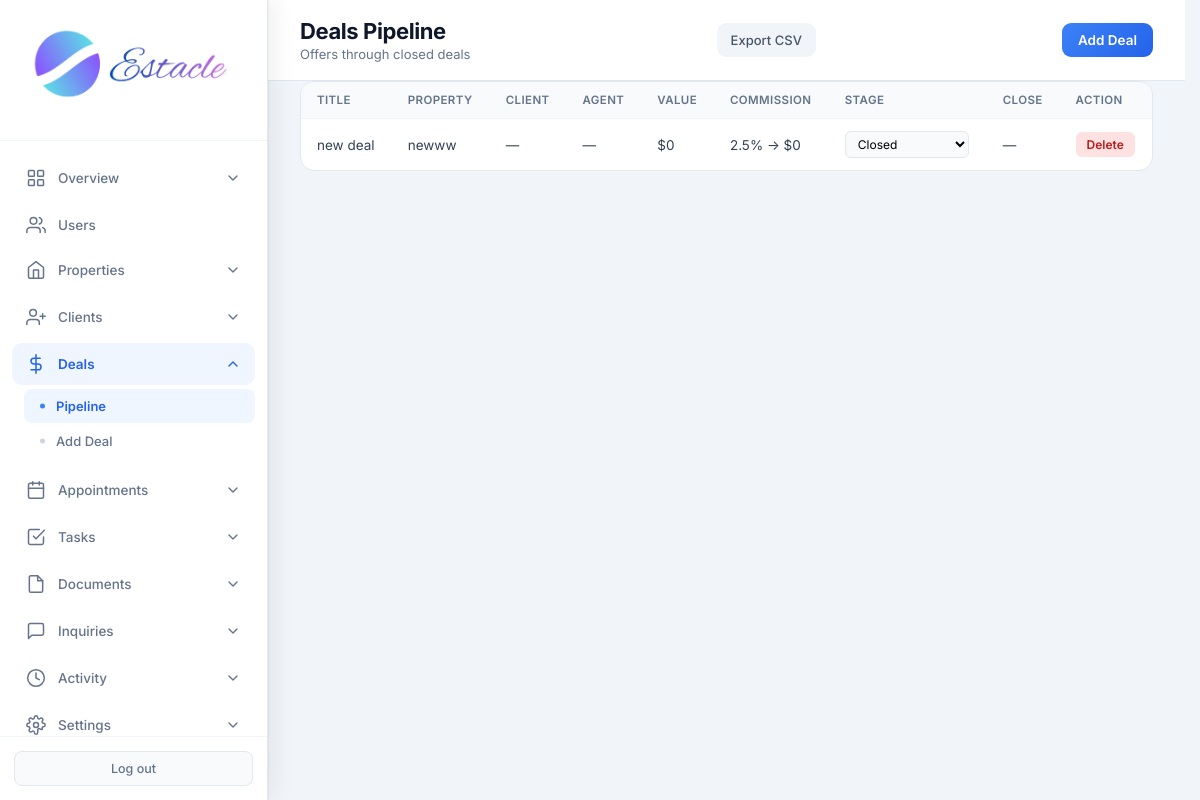
Page /admin/deals (signed in) on the committed database.
### tables this page shows
CREATE TABLE deals (
            id INTEGER PRIMARY KEY AUTOINCREMENT,
            title TEXT NOT NULL,
            property_id INTEGER,
            client_id INTEGER,
            agent_id INTEGER,
            stage TEXT DEFAULT 'offer',
            value REAL DEFAULT 0,
            commission_rate REAL DEFAULT 2.5,
            expected_close TEXT,
            notes TEXT,
            created_at TIMESTAMP DEFAULT CURRENT_TIMESTAMP,
            updated_at TIMESTAMP DEFAULT CURRENT_TIMESTAMP,
            FOREIGN KEY (property_id) REFERENCES properties (id),
            FOREIGN KEY (client_id) REFERENCES clients (id),
            FOREIGN KEY (agent_id) REFERENCES users (id)
        );

CREATE TABLE properties (
            id INTEGER PRIMARY KEY AUTOINCREMENT,
            title TEXT NOT NULL,
            description TEXT,
            price REAL NOT NULL,
            property_type TEXT NOT NULL,
            status TEXT DEFAULT 'available',
            address TEXT,
            city TEXT,
            state TEXT,
            zip_code TEXT,
            bedrooms INTEGER,
            bathrooms REAL,
            area_sqft REAL,
            agent_id INTEGER,
            created_at TIMESTAMP DEFAULT CURRENT_TIMESTAMP, category TEXT DEFAULT "sale", listing_type TEXT DEFAULT "sale", floor TEXT, carpet_area REAL, furnishing TEXT, parking TEXT, amenities TEXT, seller_name TEXT, seller_phone TEXT, monthly_rent REAL, security_deposit REAL, maintenance REAL, per_sqft REAL, latitude TEXT, longitude TEXT, photos TEXT, year_built TEXT, facing TEXT,
            FOREIGN KEY (agent_id) REFERENCES users (id)
        );

### routes/admin.py (the view)
@admin.route('/admin/deals')
@login_required
@role_required('admin')
def admin_deals():
    db = get_db()
    deals = db.execute(
        "SELECT d.*, p.title as property_title, c.full_name as client_name, u.full_name as agent_name FROM deals d LEFT JOIN properties p ON d.property_id = p.id LEFT JOIN clients c ON d.client_id = c.id LEFT JOIN users u ON d.agent_id = u.id ORDER BY d.updated_at DESC"
    ).fetchall()
    return render_template('admin_deals.html', deals=deals)

### core/db.py (called while the page is built)
def get_db():
    if 'db' not in g:
        g.db = sqlite3.connect(current_app.config['DATABASE'])
        g.db.row_factory = sqlite3.Row
    return g.db

### core/helpers.py (called while the page is built)
def login_required(f):
    @wraps(f)
    def decorated_function(*args, **kwargs):
        if 'user_id' not in session:
            flash('Please log in to access this page.', 'warning')
            return redirect(url_for('auth.login'))
        return f(*args, **kwargs)
    return decorated_function

def role_required(*roles):
    def decorator(f):
        @wraps(f)
        def decorated_function(*args, **kwargs):
            if 'user_id' not in session:
                flash('Please log in to access this page.', 'warning')
                return redirect(url_for('auth.login'))
            if session.get('role') not in roles:
                flash('You do not have permission to access this page.', 'danger')
                return redirect(url_for('auth.role_redirect'))
            return f(*args, **kwargs)
        return decorated_function
    return decorator

### templates/admin_deals.html (shortened to what this page needs)
<!DOCTYPE html>
<html lang="en">
<head>
<link rel="stylesheet" href="{{ url_for('static', filename='css/admin.css') }}">
</head>
<body>
<div class="app-layout">
{% set active = 'deals' %}
{% include 'partials/admin_sidebar.html' %}
<main class="main-content">
<header class="top-bar">
<div><h1 class="page-title">Deals Pipeline</h1><p class="page-subtitle">Offers through closed deals</p></div>
<a href="{{ url_for('admin.admin_export_deals') }}" class="btn-secondary">Export CSV</a>
                <a href="{{ url_for('admin.admin_add_deal') }}" class="btn-primary">Add Deal</a>
</header>
<div class="panel full"><div class="table-wrap"><table>
<thead><tr><th>Title</th><th>Property</th><th>Client</th><th>Agent</th><th>Value</th><th>Commission</th><th>Stage</th><th>Close</th><th>Action</th></tr></thead>
<tbody>
{% for d in deals %}
<tr>
<td>{{ d.title }}</td>
<td>{{ d.property_title or '—' }}</td>
<td>{{ d.client_name or '—' }}</td>
<td>{{ d.agent_name or '—' }}</td>
<td>${{ "%.0f"|format(d.value or 0) }}</td>
<td>{{ d.commission_rate }}% → ${{ "%.0f"|format((d.value or 0) * (d.commission_rate or 0) / 100) }}</td>
<td>
<form method="POST" action="{{ url_for('admin.admin_deal_stage', deal_id=d.id) }}" style="display:inline">
<select name="stage" class="status-select" onchange="this.form.submit()">
<option value="closed" {% if d.stage=='closed' %}selected{% endif %}>Closed</option>
</select></form>
</td>
<td>{{ d.expected_close or '—' }}</td>
<td><form method="POST" action="{{ url_for('admin.admin_delete_deal', deal_id=d.id) }}" style="display:inline" onsubmit="return confirm('Delete?')"><button class="btn-sm btn-danger" type="submit">Delete</button></form></td>
</tr>
{% else %}<tr><td colspan="9" class="empty">No deals yet</td></tr>{% endfor %}
</tbody></table></div></div>
</main>
</div>
</body>
</html>

### static/css/admin.css (style rules this page uses)
* { margin: 0; padding: 0; box-sizing: border-box; }
body { font-family: 'Inter', -apple-system, BlinkMacSystemFont, 'Segoe UI', Roboto, sans-serif; background: #f1f5f9; color: #0f172a; min-height: 100vh; }
.app-layout { display: flex; min-height: 100vh; }
.main-content { flex: 1; margin-left: 268px; min-height: 100vh; }
.top-bar { background: white; padding: 18px 32px; border-bottom: 1px solid #e2e8f0; display: flex; justify-content: space-between; align-items: center; }
.page-title { font-family: 'Inter', sans-serif; font-size: 22px; font-weight: 700; letter-spacing: -0.4px; color: #0f172a; }
.page-subtitle { font-size: 13px; color: #64748b; margin-top: 2px; font-weight: 400; }
.panel { background: white; border-radius: 14px; border: 1px solid #e2e8f0; overflow: hidden; }
.panel.full { margin: 0 32px 24px; }
.table-wrap { overflow-x: auto; }
table { width: 100%; border-collapse: collapse; font-size: 13.5px; }
th { text-align: left; padding: 11px 16px; background: #f8fafc; color: #64748b; font-weight: 600; font-size: 11.5px; text-transform: uppercase; letter-spacing: 0.4px; }
td { padding: 12px 16px; border-top: 1px solid #f1f5f9; color: #334155; }
.btn-primary { display: inline-flex; align-items: center; gap: 6px; padding: 9px 16px; background: linear-gradient(135deg, #3b82f6, #2563eb); color: white; border: none; border-radius: 9px; font-size: 13.5px; font-weight: 600; text-decoration: none; cursor: pointer; transition: all 0.2s ease; font-family: inherit; }
.btn-secondary { display: inline-flex; align-items: center; gap: 6px; padding: 9px 14px; background: #f1f5f9; color: #475569; border-radius: 9px; font-size: 13px; font-weight: 500; text-decoration: none; border: none; cursor: pointer; }
.btn-sm { padding: 5px 11px; border-radius: 6px; font-size: 12px; font-weight: 600; border: none; cursor: pointer; font-family: inherit; }
.btn-danger { background: #fee2e2; color: #b91c1c; }
.status-select { padding: 4px 8px; border: 1px solid #e2e8f0; border-radius: 6px; font-size: 12px; font-family: inherit; background: #f8fafc; cursor: pointer; }
html { scrollbar-gutter: stable; }
.app-layout > :not(.sidebar):not(script):not(style) { animation: estacle-page-in 200ms cubic-bezier(0.22, 0.61, 0.36, 1) backwards; }

### rows in the picture
deals: title "new deal", title "newww", client_name "—", agent_name "—", value "0", commission_rate "2.5", (d.valueor0)*(d.commission_rateor0)/100 "0", stage "Closed", expected_close "—"
